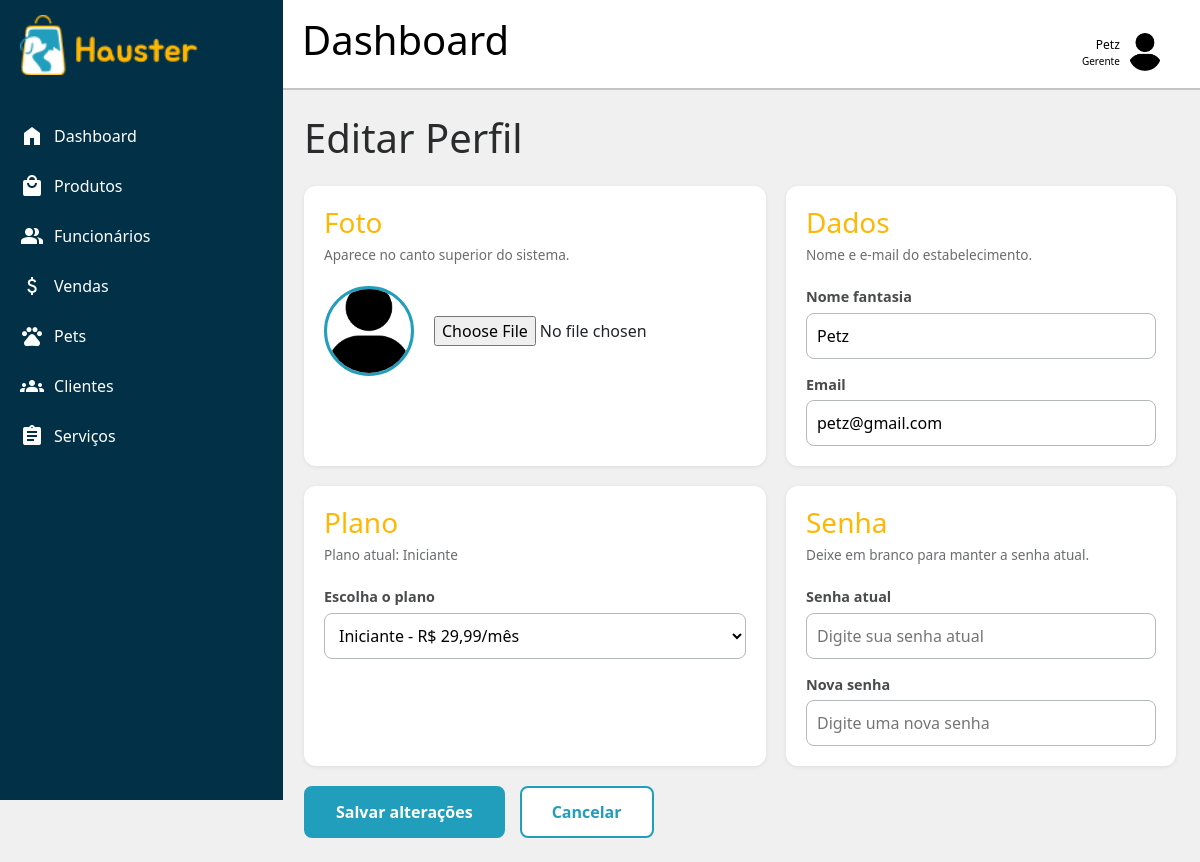
Before: /dashboard.php?pagina=editar-perfil&idestabelecimento=18 (signed in) with the older database file.
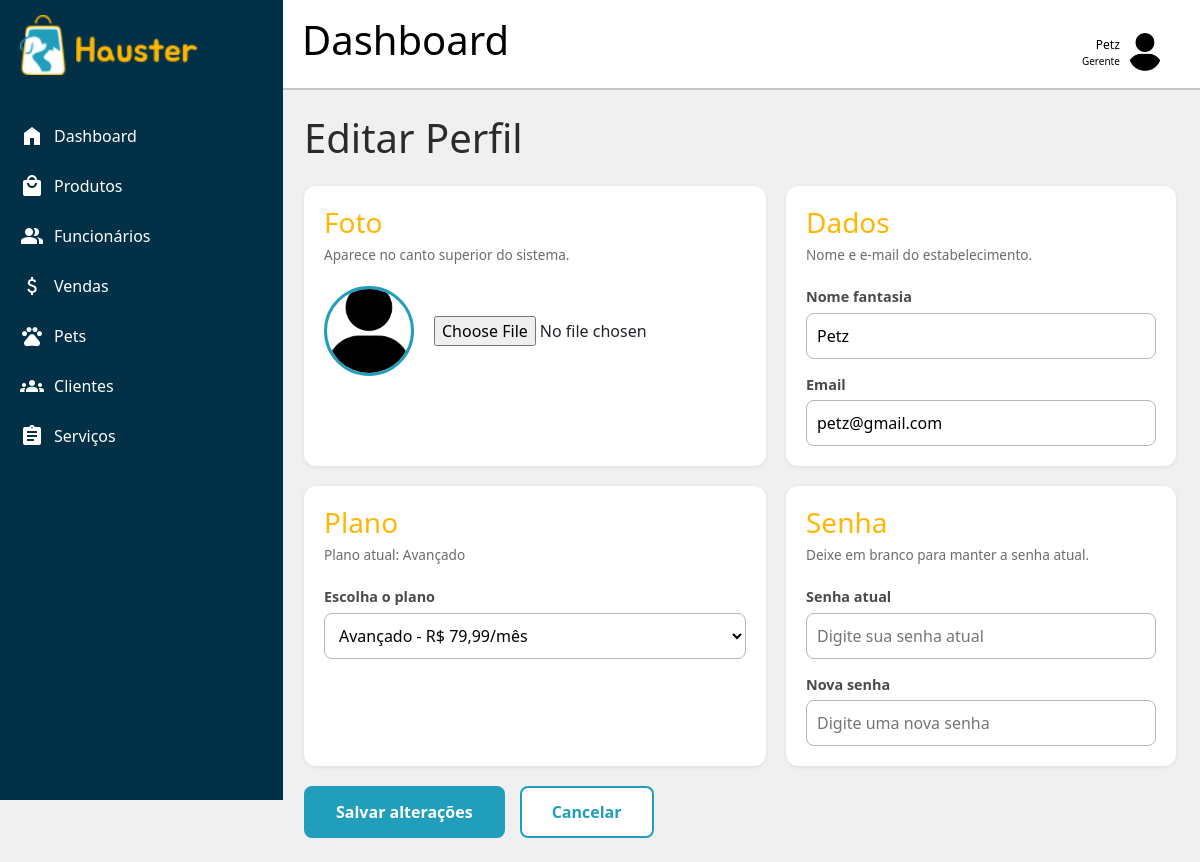
After: the same page with the newer database file.
### tables this page shows
CREATE TABLE IF NOT EXISTS planos (
  idplanos int(11) NOT NULL AUTO_INCREMENT,
  nome varchar(45) NOT NULL,  
  preco decimal(10,2) NOT NULL,
  PRIMARY KEY (idplanos)
);

CREATE TABLE IF NOT EXISTS `estabelecimento` (
  `idestabelecimento` int(11) NOT NULL AUTO_INCREMENT,
  `nome_fantasia` varchar(45) NOT NULL,
  `cnpj` varchar(14) NOT NULL DEFAULT '',
  `email` varchar(45) NOT NULL,
  `senha` varchar(255) NOT NULL,
  `foto` varchar(255) DEFAULT NULL,
  `planos_idplanos` INT NOT NULL,
  PRIMARY KEY (`idestabelecimento`),
  UNIQUE KEY `cnpj_UNIQUE` (`cnpj`),
  CONSTRAINT fk_estabelecimento_planos1 FOREIGN KEY (planos_idplanos) REFERENCES planos (idplanos) ON DELETE NO ACTION ON UPDATE NO ACTION
);

### dashboard/editar-perfil.php (the view, shortened to what this page needs)
<?php
$estabelecimento_id = $_SESSION['estabelecimento_id'];
    $stmt02 = $conexao->prepare("SELECT * FROM estabelecimento WHERE idestabelecimento = :id");
    $stmt02->execute([':id' => $estabelecimento_id]);
    $perfil = $stmt02->fetch();
    $planos = $conexao->query("SELECT idplanos, nome, preco FROM planos ORDER BY preco")->fetchAll();
$plano_atual = '';
foreach ($planos as $p) {
    if ($p['idplanos'] == $perfil['planos_idplanos']) {
        $plano_atual = $p['nome'];
    }
}
$foto_perfil = !empty($perfil['foto']) ? $perfil['foto'] : 'foto_padrao.png';
?>
<main class="content">
    <div class="perfil-pagina">
        <h1 class="perfil-titulo">Editar Perfil</h1>
        <form method="POST" action="dashboard.php?pagina=editar-perfil&idestabelecimento=<?= $perfil['idestabelecimento'] ?>" enctype="multipart/form-data">
            <div class="perfil-grid">
            <div class="perfil-secao">
                <div class="perfil-secao-info">
                    <h3>Foto</h3>
                    <p>Aparece no canto superior do sistema.</p>
                </div>
                <div class="perfil-secao-campos">
                    <div class="perfil-foto-linha">
                        <img src="assets/<?= htmlspecialchars($foto_perfil) ?>" alt="Foto do estabelecimento" class="perfil-foto">
                        <input type="file" name="foto" id="foto" accept="image/png, image/jpeg, image/webp">
                    </div>
                </div>
            </div>
            <div class="perfil-secao">
                <div class="perfil-secao-info">
                    <h3>Dados</h3>
                    <p>Nome e e-mail do estabelecimento.</p>
                </div>
                <div class="perfil-secao-campos">
                    <div class="perfil-campo">
                        <label for="nome_fantasia">Nome fantasia</label>
                        <input type="text" id="nome_fantasia" name="nome_fantasia" required value="<?= htmlspecialchars($perfil['nome_fantasia']) ?>">
                    </div>
                    <div class="perfil-campo">
                        <label for="email">Email</label>
                        <input type="email" id="email" name="email" value="<?= htmlspecialchars($perfil['email']) ?>">
                    </div>
                </div>
            </div>
            <div class="perfil-secao">
                <div class="perfil-secao-info">
                    <h3>Plano</h3>
                    <p>Plano atual: <?= htmlspecialchars($plano_atual) ?></p>
                </div>
                <div class="perfil-secao-campos">
                    <div class="perfil-campo">
                        <label for="plano">Escolha o plano</label>
                        <select id="plano" name="plano" required>
                            <?php foreach ($planos as $p): ?>
                                <option value="<?= $p['idplanos'] ?>" <?= $p['idplanos'] == $perfil['planos_idplanos'] ? 'selected' : '' ?>>
                                    <?= htmlspecialchars($p['nome']) ?> - R$ <?= number_format($p['preco'], 2, ',', '.') ?>/mês
                                </option>
                            <?php endforeach; ?>
                        </select>
                    </div>
                </div>
            </div>
            <div class="perfil-secao">
                <div class="perfil-secao-info">
                    <h3>Senha</h3>
                    <p>Deixe em branco para manter a senha atual.</p>
                </div>
                <div class="perfil-secao-campos">
                    <div class="perfil-campo">
                        <label for="senha">Senha atual</label>
                        <input type="password" id="senha" name="senha" placeholder="Digite sua senha atual">
                    </div>
                    <div class="perfil-campo">
                        <label for="nova_senha">Nova senha</label>
                        <input type="password" id="nova_senha" name="nova_senha" placeholder="Digite uma nova senha">
                    </div>
                </div>
            </div>
            </div>
            <div class="perfil-barra">
                <button type="submit" class="perfil-salvar">Salvar alterações</button>
                <a href="dashboard.php?pagina=home" class="perfil-cancelar">Cancelar</a>
            </div>
        </form>
    </div>
</main>

Changed rows visible on the page:
no longer on this page (row unchanged): planos: nome "Iniciante"
changed estabelecimento "Petz": plano "Iniciante - R$ 29,99/mês" → "Avançado - R$ 79,99/mês"
now on this page (row unchanged): planos: nome "Avançado"
